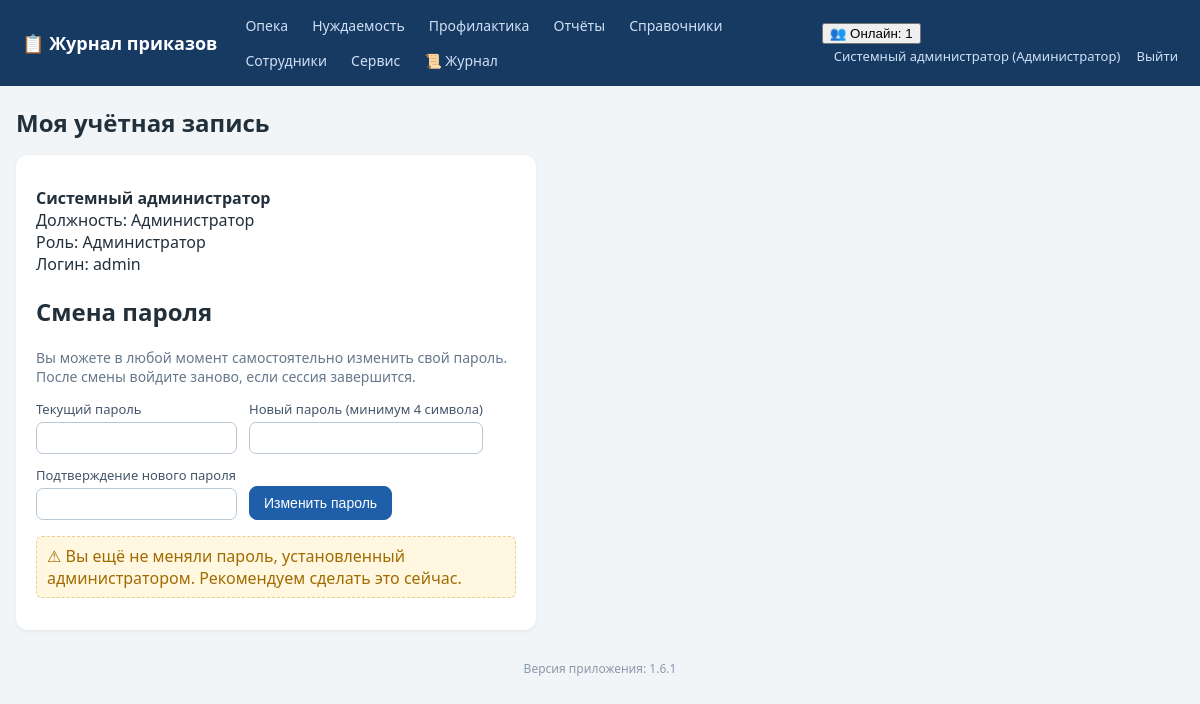
The app's page /profile (signed in) with its own data.
### tables this page shows
CREATE TABLE employees (
    id INTEGER PRIMARY KEY AUTOINCREMENT,
    full_name TEXT NOT NULL,
    position TEXT NOT NULL DEFAULT '',
    login TEXT UNIQUE,
    password_hash TEXT,
    pwd_changed_at TEXT,           -- дата последней самостоятельной смены пароля
    role_id INTEGER REFERENCES roles(id)
);

CREATE TABLE roles (
    id INTEGER PRIMARY KEY AUTOINCREMENT,
    name TEXT UNIQUE NOT NULL
);

### app.py (the view, shortened to what this page needs)
@app.route('/profile', methods=['GET', 'POST'])
def profile():
    user = current_user()
    return render_template('profile.html')

### app.py (called while the page is built, shortened)
def has_request_context_safe():
    try:
        from flask import has_request_context
        return has_request_context()
    except Exception:
        return False

def _session_signature(uid):
    raw = request.cookies.get(app.config['SESSION_COOKIE_NAME'], '')
    if not raw:
        return ''

def _db_touch_throttled(key, min_interval=10.0):
    now = time.time()
    last = _DB_TOUCH_TS.get(key, 0)
    if now - last >= min_interval:
        _DB_TOUCH_TS[key] = now
        return True
    return False

def db_cleanup_active_sessions(cutoff):
    try:
        conn = get_db()
        conn.execute('DELETE FROM active_sessions WHERE last_seen < ?', (cutoff,))
        conn.commit()
        conn.close()
    except Exception:
        pass

def touch_active_session(uid):
    sid = _session_signature(uid)
    ip = request.remote_addr if has_request_context_safe() else ''
    now = time.time()
    with ACTIVE_SESSIONS_LOCK:
        ACTIVE_SESSIONS[(uid, sid)] = {'last_seen': now, 'ip': ip}
    if _db_touch_throttled((uid, sid)):
        db_touch_active_session(uid, sid, ip)

def cleanup_active_sessions():
    cutoff = time.time() - ACTIVE_TIMEOUT
    with ACTIVE_SESSIONS_LOCK:
        expired = [k for k, v in ACTIVE_SESSIONS.items()
                   if v['last_seen'] < cutoff]
        for k in expired:
            del ACTIVE_SESSIONS[k]
    db_cleanup_active_sessions(cutoff)

@app.before_request
def _mark_tls_noise_context():
    try:
        from flask import g as _fg
        _tls_noise_ctx.g = _fg
    except Exception:
        pass

def get_db():
    conn = sqlite3.connect(DB_PATH)
    conn.row_factory = sqlite3.Row
    conn.execute('PRAGMA foreign_keys = ON')
    return conn

def current_user():
    uid = session.get('user_id')
    if not uid:
        return None
    conn = get_db()
    u = conn.execute('SELECT e.*, r.name AS role_name FROM employees e '
                     'LEFT JOIN roles r ON r.id=e.role_id WHERE e.id=?', (uid,)).fetchone()
    conn.close()
    return u

def can_access_journal(user, journal):
    if not user:
        return False
    if user['role_name'] in FULL_DATA_ROLES:  # админ и начальник — полный доступ
        return True
    return user['role_name'] in ROLE_ACCESS[journal]

### templates/profile.html (shortened to what this page needs)
{% extends 'base.html' %}
{% block content %}
<h1>Моя учётная запись</h1>
<div class="panel narrow">
  <p><b>{{ cu.full_name }}</b><br>
     Должность: {{ cu.position or '—' }}<br>
     Роль: {{ cu.role_name }}<br>
     Логин: {{ cu.login or '—' }}</p>
  {% if cu.login %}
  <h2>Смена пароля</h2>
  <p class="muted">Вы можете в любой момент самостоятельно изменить свой пароль.
     После смены войдите заново, если сессия завершится.</p>
  <form method="post" autocomplete="off">
    <label>Текущий пароль
      <input type="password" name="old_password" required autocomplete="current-password"></label>
    <label>Новый пароль (минимум 4 символа)
      <input type="password" name="new_password" required minlength="4" autocomplete="new-password"></label>
    <label>Подтверждение нового пароля
      <input type="password" name="confirm_password" required minlength="4" autocomplete="new-password"></label>
    <button class="btn primary">Изменить пароль</button>
  </form>
  {% if cu.pwd_changed_at %}
  <p class="muted">Пароль последний раз изменялся: {{ cu.pwd_changed_at }}</p>
  {% else %}
  <p class="warn-note">⚠ Вы ещё не меняли пароль, установленный администратором. Рекомендуем сделать это сейчас.</p>
  {% endif %}
  {% else %}
  <p class="muted">Для вашей учётной записи вход не настроен (логин не назначен).
     Обратитесь к администратору.</p>
  {% endif %}
</div>
{% endblock %}

### templates/base.html (shortened to what this page needs)
<!DOCTYPE html>
<html lang="ru">
<head>
<link rel="stylesheet" href="{{ url_for('static', filename='style.css') }}">
</head>
<body>
<header class="topbar no-print">
  <div class="brand"><a href="{{ url_for('index') }}">📋 Журнал приказов</a></div>
  <nav>
    {% for j, t in accessible_journals %}
      <a href="{{ url_for('journal_list', journal=j) }}">{{ t }}</a>
    {% endfor %}
    {% if cu and cu.role_name in ['Администратор','Начальник отдела','Куратор'] %}
      <a href="{{ url_for('reports') }}">Отчёты</a>
    {% endif %}
    <a href="{{ url_for('references', tab='order_types') }}">Справочники</a>
    {% if cu and cu.role_name == 'Администратор' %}
      <a href="{{ url_for('employees') }}">Сотрудники</a>
      <a href="{{ url_for('service') }}">Сервис</a>
      <a href="{{ url_for('logs_view') }}" title="Журнал логирования">📜 Журнал</a>
    {% endif %}
  </nav>
  <div class="userbox">
    {% if cu %}
      {% if active_users is not none %}
        <div class="online" id="onlineBox" title="Сотрудники, работавшие в системе за последние {{ (active_timeout // 60) or 1 }} мин. Обновляется автоматически.">
          <button type="button" class="online-toggle" onclick="toggleOnline()">👥 Онлайн: {{ active_users|length }}</button>
        </div>
      {% endif %}
      <a href="{{ url_for('profile') }}" title="Сменить пароль">{{ cu.full_name }} ({{ cu.role_name }})</a>
      <a href="{{ url_for('logout') }}">Выйти</a>
    {% endif %}
  </div>
</header>
<main class="container">
  {% block content %}{% endblock %}
</main>
<footer class="foot no-print">Версия приложения: {{ app_version }}</footer>
</body>
</html>

### static/style.css (style rules this page uses)
:root { --bs:#1f5fa9;--bg:#f2f5f8;--tx:#22303c; }
* { box-sizing:border-box }
body { margin:0;font-family:"Segoe UI",Arial,sans-serif;background:var(--bg);color:var(--tx); }
a { color:var(--bs); }
.topbar { display:flex;align-items:center;gap:18px;flex-wrap:wrap;background:#173a63;color:#fff;padding:10px 22px; }
.topbar .brand a { color:#fff;font-weight:700;font-size:18px;text-decoration:none; }
.topbar nav { display:flex;gap:4px;flex-wrap:wrap;flex:1; }
.topbar nav a { color:#cfe0f5;text-decoration:none;padding:6px 10px;border-radius:6px;font-size:14px; }
.userbox a { color:#cfe0f5;text-decoration:none;font-size:13px;margin-left:12px; }
.container { max-width:1200px;margin:20px auto;padding:0 16px; }
h1 { font-size:24px; }
.panel { background:#fff;border-radius:12px;padding:16px 20px;margin:16px 0;box-shadow:0 1px 4px rgba(0,0,0,.06); }
.panel.narrow { max-width:520px; }
.panel form { display:flex;flex-wrap:wrap;gap:12px;align-items:end; }
label { display:flex;flex-direction:column;font-size:13px;gap:4px;color:#44556a; }
input,select { padding:7px 9px;border:1px solid #b9c6d3;border-radius:7px;font-size:14px;background:#fff; }
.btn { display:inline-block;padding:8px 14px;border-radius:8px;border:1px solid #b9c6d3;background:#fff;color:var(--tx);cursor:pointer;font-size:14px;text-decoration:none; }
.btn.primary { background:var(--bs);border-color:var(--bs);color:#fff; }
.muted { color:#67788a;font-size:14px; }
.foot { text-align:center;color:#8a99a8;font-size:12px;margin:30px 0; }
.warn-note { color:#a06b00;background:#fff7e0;border:1px dashed #e8cf8f;padding:8px 10px;border-radius:6px; }

### records on screen
employees: full_name "Системный администратор", position "Администратор", login "admin"
roles: role_name "Администратор"

### other values on screen
{{ t }} "Опека" "Нуждаемость" "Профилактика"
{{ active_users|length }} "1"
{{ app_version }} "1.6.1"
